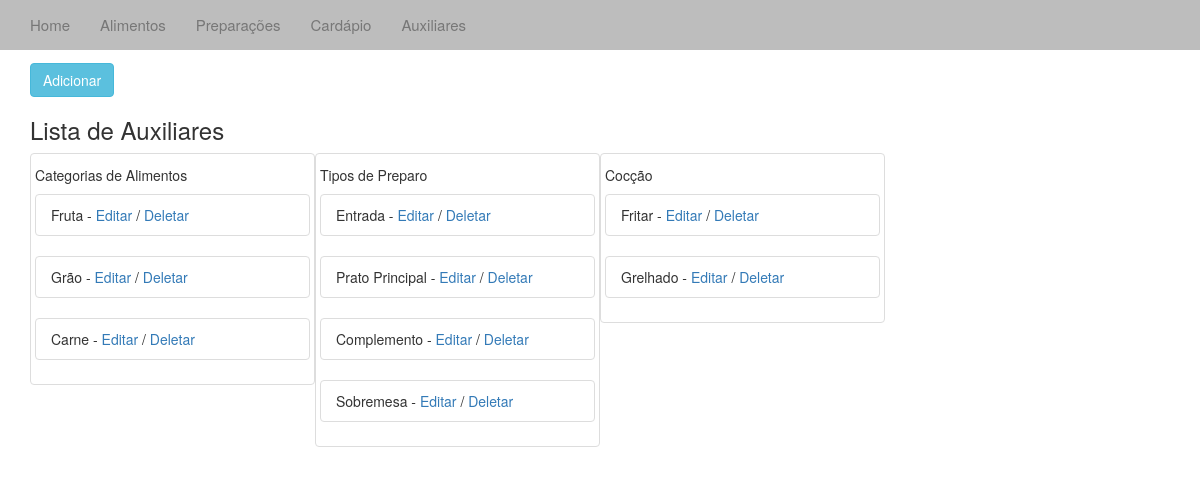
Screenshot of /aux/ with the database file from the repository.
### cardapio/models.py (models this page shows, shortened)
class Aux(models.Model):
	tipo = models.IntegerField(max_length=1)
	desc = models.CharField(max_length=4)

### cardapio/views.py (the view)
# urls.py: url(r'^aux/', 'cardapio.views.aux', name='aux'),
def aux(request):
	aux_list = Aux.objects.all()
	context = {'aux_list':aux_list}
	return render_to_response('aux.html', context)

### templates/aux.html (shortened to what this page needs)
{% extends "base.html" %}
{% block body%}
<div class="container-fluid">
	<div class="container">
			<h2>Auxiliares</h2>
			<a href="/addaux/"><button type="button" class="btn btn-info">Adicionar</button></a>
			<h3>Lista de Auxiliares</h3>
		{% if aux_list %}
		<div class="thumbnail col-sm-3">
			<h5> Categorias de Alimentos </h5>
			{% for aux in aux_list %}
			{% if aux.tipo == 1 %}
			<ul class="list-group">
			<li class="list-group-item">{{ aux.desc }} -
				<a href="/editaux/{{ aux.id }}"> Editar</a> /
				<a href="/deleteaux/{{ aux.id }}"> Deletar </a>
			</li>
			</ul>
			{% endif %}
			{% endfor %}
		</div>
		<div class="thumbnail col-sm-3">
			<h5> Tipos de Preparo </h5>
			{% for aux in aux_list %}
			{% if aux.tipo == 2 %}
			<ul class="list-group">
			<li class="list-group-item">{{ aux.desc }} -
				<a href="/editaux/{{ aux.id }}"> Editar</a> /
				<a href="/deleteaux/{{ aux.id }}"> Deletar </a>
			</li>
			</ul>
			{% endif %}
			{% endfor %}
		</div>
		<div class="thumbnail col-sm-3">
			<h5> Cocção </h5>
			{% for aux in aux_list %}
			{% if aux.tipo == 3 %}
			<ul class="list-group">
			<li class="list-group-item">{{ aux.desc }} -
				<a href="/editaux/{{ aux.id }}"> Editar</a> /
				<a href="/deleteaux/{{ aux.id }}"> Deletar </a>
			</li>
			</ul>
			{% endif %}
			{% endfor %}
		</div>
		<br />
		{% endif %}
	</div>
</div>
{% endblock %}

### rows the page displays
Aux: desc "Fruta"
Aux: desc "Grão"
Aux: desc "Carne"
Aux: desc "Entrada"
Aux: desc "Prato Principal"
Aux: desc "Complemento"
Aux: desc "Sobremesa"
Aux: desc "Fritar"
Aux: desc "Grelhado"
